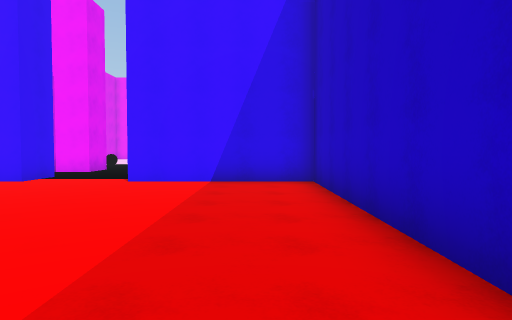
View 1 (above)

20 first-person views from a walk through a scene from a Unity 3-D project. The camera is 1.5 m above the floor, tilts 2° down and sees 75° across. The floor is counted in squares, 2 m on a side. Each view is taken from the middle of a square. On the plan, view 1 faces up. The plan holds only what a view shows up to about 11 squares ahead; the rest is blank. The place goes on beyond the plan. The player is left out.

View 2
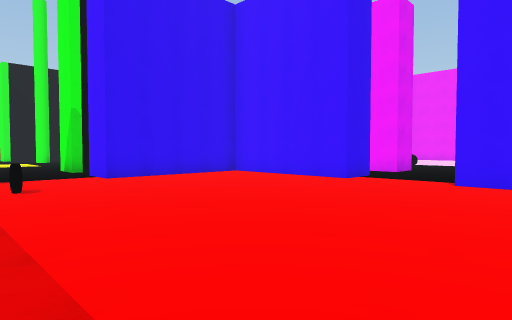

View 3
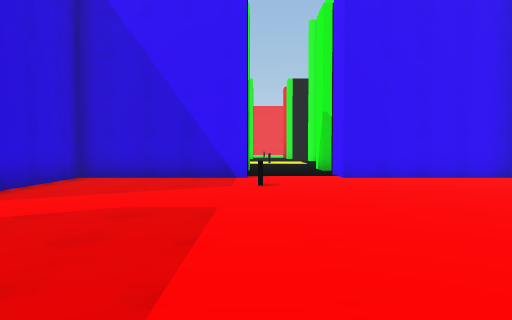

View 4
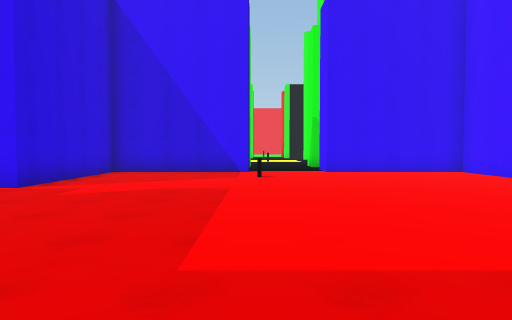

View 5
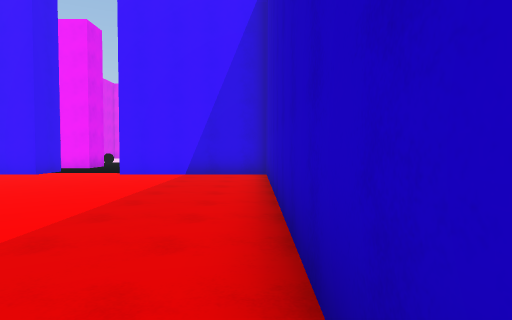

View 6
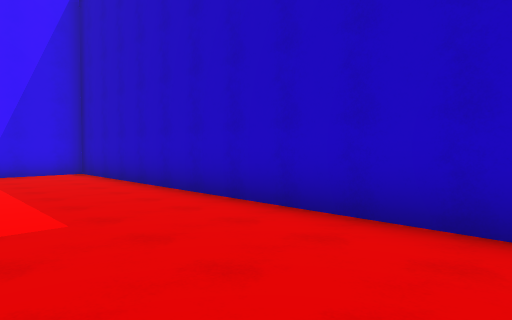

View 7
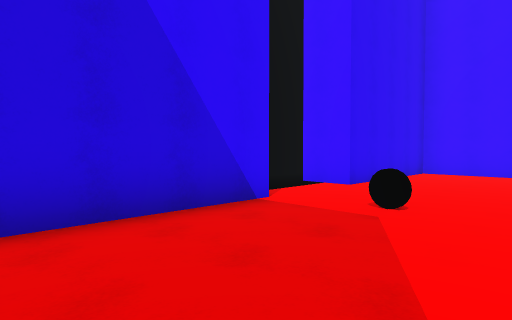

View 8
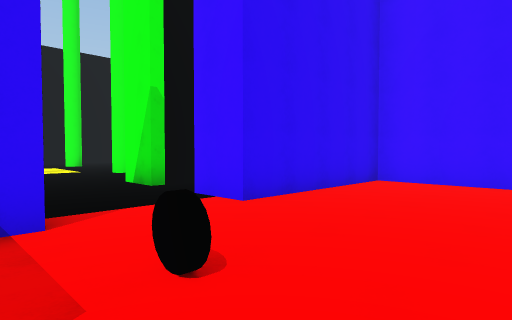

View 9
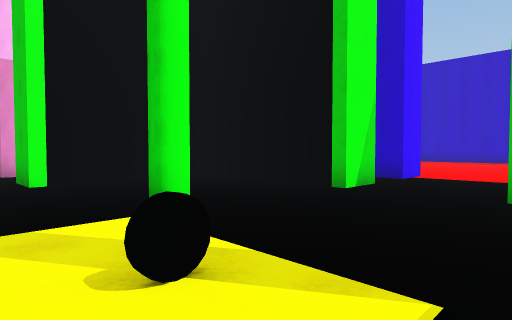

View 10
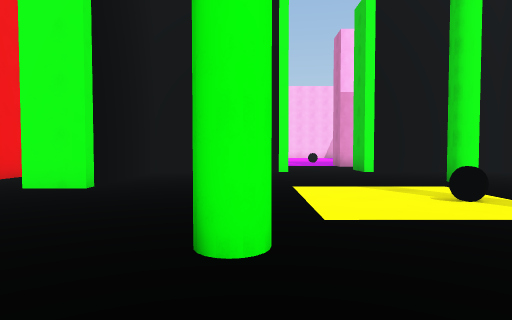

View 11
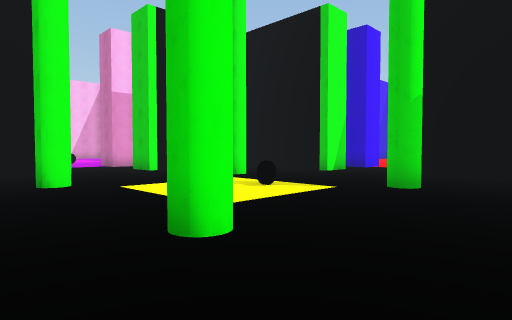

View 12
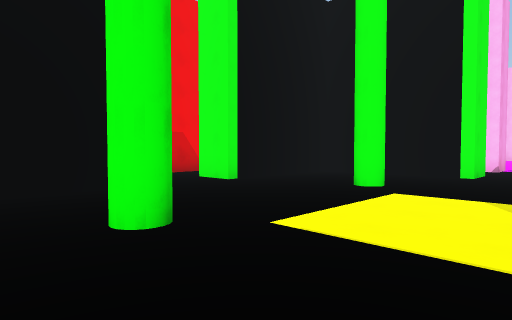

View 13
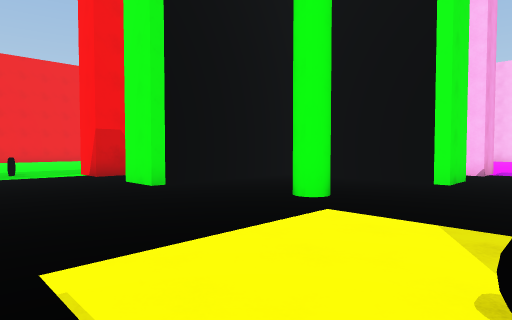

View 14
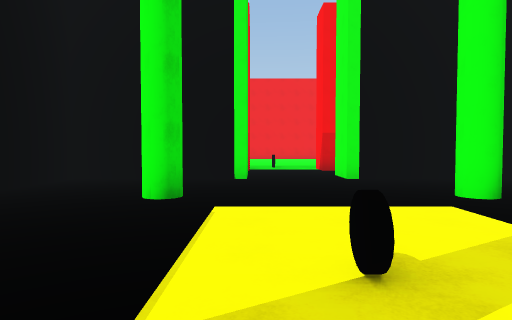

View 15
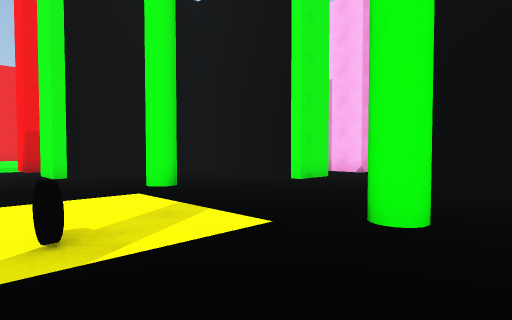

View 16
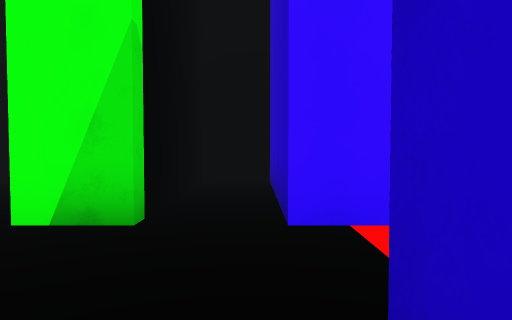

View 17
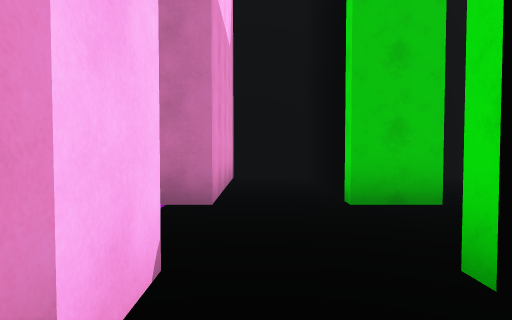

View 18
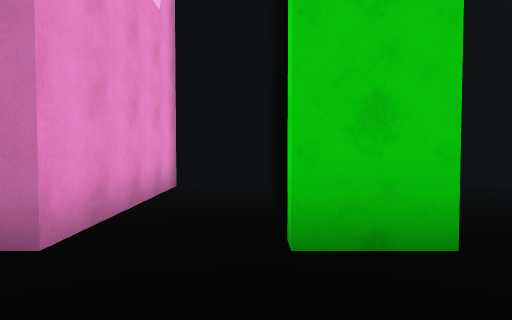

View 19
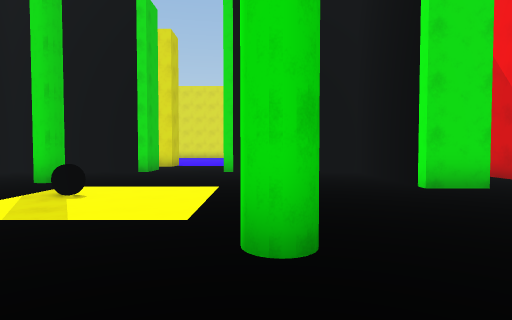

View 20
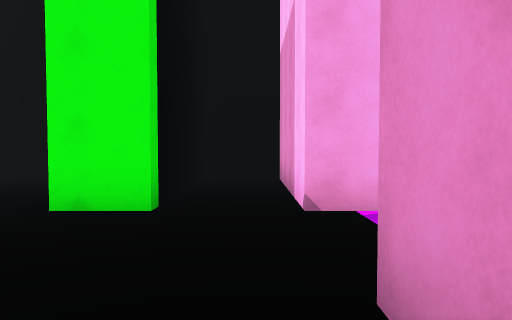

### Floor plan
Key: @ floor where view 1 was taken; # wall or solid block; . floor; O other object.
Columns run from 29 left of view 1 to 2 right of it. Each row starts with its distance up from view 1.
 12                         ..
 11     ######..#####      #..
 10     #...........#      ...
  9     #...........#       ...
  8     ######..############...#####
  7     #...........#..#...........#
  6  #  #...........#..#...........#
  5  #. #...#.......#..#...........#
  4  #..#........#..#..#...........#
  3 ...............................#
  2 O..........O...................#
  1  ....................O.........#
  0    .#...#....#..# .#.........@.#
 -1  #  #...........#  #...........#
 -2  #  #...........#  #...........#
 -3     #......... .#  #...... . ..#

Positions as (right, up) in squares from view 1, and headings:
1: (0, 0), facing up
2: (-1, 0), facing up-left
3: (-1, 1), facing left
4: (1, 1), facing left
5: (1, -2), facing up
6: (-2, -3), facing up-right
7: (-6, -3), facing up-left
8: (-6, 0), facing up-left
9: (-19, 0), facing up-right
10: (-21, -3), facing up
11: (-23, -3), facing up-right
12: (-18, -2), facing up-left
13: (-18, 0), facing up-left
14: (-16, 1), facing left
15: (-15, 1), facing up-left
16: (-11, 0), facing up
17: (-22, 10), facing right
18: (-20, 9), facing right
19: (-21, 7), facing down
20: (-16, 10), facing left
